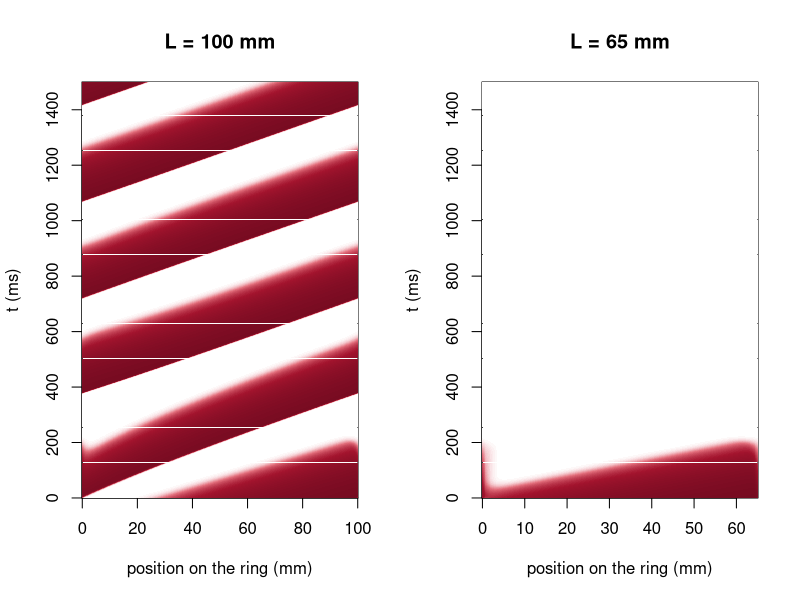

R code for this plot:
# Fig. 5.4: Circulating excitation on a ring (book, Section 5.3, Eq. 5.2)
# Initial state: piece of length L behind the front of a fiber stimulated at its end; L = 100 mm circulates, L = 65 mm dies out
# (c) 2026 Philipp Kügler · Program for the book "Dynamical Systems in the Life Sciences" · MIT License (see LICENSE)
tin <- 0.3; tout <- 6; topen <- 100; tclose <- 115; vgate <- 0.13   # parameters in ms
D <- 0.1; dx <- 0.2; dt <- 0.02                                     # mm^2/ms, mm, ms
euler <- function(v, h, lap) {
  dv <- h * v^2 * (1 - v) / tin - v / tout + D * lap / dx^2
  dh <- ifelse(v < vgate, (1 - h) / topen, -h / tclose)
  list(v = v + dt * dv, h = h + dt * dh)
}
# stimulate a long fiber (250 mm) at the left until the front (v > 0.5) is at 200 mm
N <- round(250 / dx) + 1; x <- dx * (0:(N - 1)); vF <- numeric(N); hF <- rep(1, N); n <- 0; innen <- 2:(N - 1)
while (!any(vF > 0.5) || max(x[vF > 0.5]) < 200) {
  lap <- c(vF[2] - vF[1], vF[innen + 1] - 2 * vF[innen] + vF[innen - 1], vF[N - 1] - vF[N])
  z <- euler(vF, hF, lap); vF <- z$v; hF <- z$h
  if (n * dt < 2) vF[x <= 1] <- vF[x <= 1] + dt * 0.2               # stimulus J = 0.2 for 2 ms
  n <- n + 1
}
iF <- max(which(vF > 0.5))

ring <- function(L, T, alle = 10) {
  # ring of length L; returns v every 'alle' time steps and the times at which v reaches 0.5 at the middle of the ring
  M <- round(L / dx); v <- vF[(iF - M + 1):iF]; h <- hF[(iF - M + 1):iF]
  bild <- list(); akt <- c(); oben <- FALSE; mitte <- M %/% 2 + 1; vor <- c(2:M, 1); zur <- c(M, 1:(M - 1))
  for (k in 0:(round(T / dt) - 1)) {
    if (k %% alle == 0) bild[[length(bild) + 1]] <- v
    z <- euler(v, h, v[zur] - 2 * v + v[vor]); v <- z$v; h <- z$h
    if (v[mitte] > 0.5 && !oben) { akt <- c(akt, (k + 1) * dt); oben <- TRUE }
    if (v[mitte] < 0.1) oben <- FALSE
  }
  list(bild = bild, akt = akt, vmax = max(v))
}

weissrot <- colorRampPalette(c("white", rgb(0.89, 0.44, 0.49), rgb(0.64, 0.08, 0.18), rgb(0.43, 0.04, 0.12)))(64)
par(mfrow = c(1, 2))
for (L in c(100, 65)) {
  r <- ring(L, 1500)
  cat(sprintf("L = %d mm: round-trip times [%s] ms, the excitation %s\n", L, paste(sprintf("%.1f", diff(r$akt)), collapse = " "),
              if (r$vmax > 0.5) "circulates" else "dies out"))
  B <- do.call(rbind, r$bild)
  image(seq(0, L, length.out = ncol(B)), seq(0, 1500, length.out = nrow(B)), t(B), col = weissrot, zlim = c(0, 1),
        main = sprintf("L = %d mm", L), xlab = "position on the ring (mm)", ylab = "t (ms)")
}
for (L in 66:70) {                                                   # critical length
  r <- ring(L, 800, alle = 1e9)
  cat(sprintf("L = %d mm: %s\n", L, if (r$vmax > 0.5) "circulates" else "dies out"))
}
